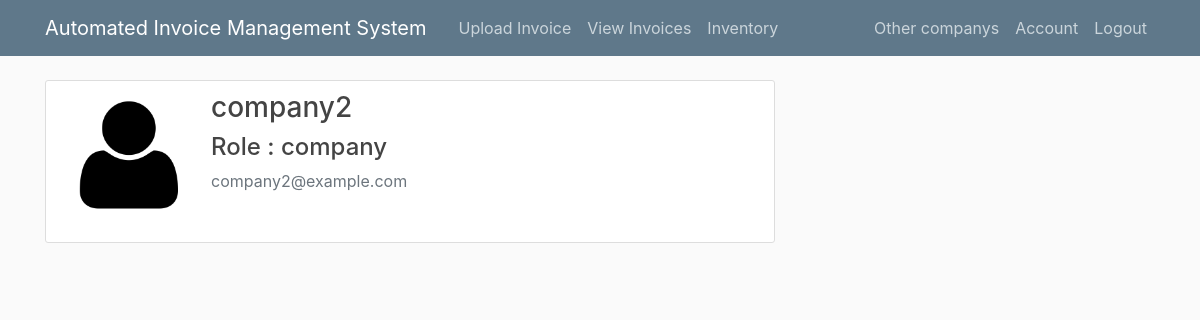
The page /account/2/view (signed in) on the database its author committed.
### aims_/models.py (models this page shows, shortened)
class Company(db.Model, UserMixin):
    id = db.Column(db.Integer, primary_key=True)
    username = db.Column(db.String(20), unique=True, nullable=False)
    email = db.Column(db.String(120), unique=True, nullable=False)
    image_file = db.Column(db.String(20), nullable=False, default='default.png')
    password = db.Column(db.String(60), nullable=False)
    commission = db.Column(db.Integer,nullable=False,default = 10)
    revenue_generated = db.Column(db.Integer,nullable=False,default = 0)
    invoices = db.relationship('Invoice', backref='owner', lazy=True)

### aims_/routes.py (the view)
@app.route("/account/<int:user_id>/view")
@login_required
def account(user_id):
    if session['account_type'] == 'broker':
        user = Broker.query.get_or_404(user_id)
    elif session['account_type'] == 'admin':
        user = Admin.query.get_or_404(user_id)
    elif session['account_type'] == 'company':
        user = Company.query.get_or_404(user_id)
    return render_template('account.html', title='Account',userdetail = user)

### aims_/models.py (called while the page is built)
@login_manager.user_loader
def load_user(user_id):
    if 'account_type' in session:
        if session['account_type'] == 'broker':
            return Broker.query.get(int(user_id))
        elif session['account_type'] == 'admin':
            return Admin.query.get(int(user_id))
        elif session['account_type'] == 'company':
            return Company.query.get(int(user_id))
    return None

### aims_/templates/account.html
{% extends "layout.html" %}
{% block content %}
        <div class="content-section">
            <div class="media">
                <img class="account-img" src="{{ url_for('static', filename='profile_pics/' + userdetail.image_file) }}">
                <div class="media-body">
                    <h3>{{ userdetail.username }}</h3>
                    <h4>Role : {{session['account_type']}}</h4>
                    <p class="text-secondary">{{ userdetail.email }}</p>
                </div>
            </div>
{% endblock content %}

### aims_/static/main.css (style rules this page uses)
body { background: #fafafa; color: #333333; margin-top: 5rem; }
h1, h2, h3, h4, h5, h6 { color: #444444; }
.content-section { display: block; background: #ffffff; padding: 10px 20px; border: 1px solid #dddddd; border-radius: 3px; margin-bottom: 20px; }
.account-img { height: 125px; width: 125px; margin-right: 20px; margin-bottom: 16px; }

### rows shown on the page
Company: image_file (placeholder picture), username "company2", email "company2@example.com"

### other values the page prints
{{ session['account_type'] }} "company"
